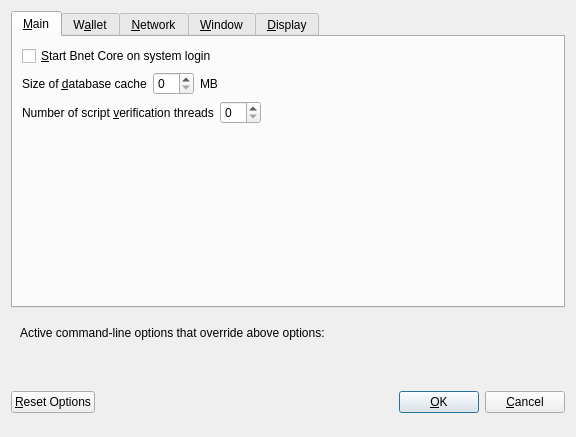
<?xml version="1.0" encoding="UTF-8"?>
<ui version="4.0">
 <class>OptionsDialog</class>
 <widget class="QDialog" name="OptionsDialog">
  <property name="geometry">
   <rect>
    <x>0</x>
    <y>0</y>
    <width>576</width>
    <height>402</height>
   </rect>
  </property>
  <property name="windowTitle">
   <string>Options</string>
  </property>
  <property name="modal">
   <bool>true</bool>
  </property>
  <layout class="QVBoxLayout" name="verticalLayout">
   <item>
    <widget class="QTabWidget" name="tabWidget">
     <property name="currentIndex">
      <number>0</number>
     </property>
     <widget class="QWidget" name="tabMain">
      <attribute name="title">
       <string>&amp;Main</string>
      </attribute>
      <layout class="QVBoxLayout" name="verticalLayout_Main">
       <item>
        <widget class="QCheckBox" name="bitcoinAtStartup">
         <property name="toolTip">
          <string>Automatically start Bnet Core after logging in to the system.</string>
         </property>
         <property name="text">
          <string>&amp;Start Bnet Core on system login</string>
         </property>
        </widget>
       </item>
       <item>
        <layout class="QHBoxLayout" name="horizontalLayout_2_Main">
         <item>
          <widget class="QLabel" name="databaseCacheLabel">
           <property name="text">
            <string>Size of &amp;database cache</string>
           </property>
           <property name="textFormat">
            <enum>Qt::PlainText</enum>
           </property>
           <property name="buddy">
            <cstring>databaseCache</cstring>
           </property>
          </widget>
         </item>
         <item>
          <widget class="QSpinBox" name="databaseCache"/>
         </item>
         <item>
          <widget class="QLabel" name="databaseCacheUnitLabel">
           <property name="text">
            <string>MB</string>
           </property>
           <property name="textFormat">
            <enum>Qt::PlainText</enum>
           </property>
          </widget>
         </item>
         <item>
          <spacer name="horizontalSpacer_2_Main">
           <property name="orientation">
            <enum>Qt::Horizontal</enum>
           </property>
           <property name="sizeHint" stdset="0">
            <size>
             <width>40</width>
             <height>20</height>
            </size>
           </property>
          </spacer>
         </item>
        </layout>
       </item>
       <item>
        <layout class="QHBoxLayout" name="horizontalLayout_3_Main">
         <item>
          <widget class="QLabel" name="threadsScriptVerifLabel">
           <property name="text">
            <string>Number of script &amp;verification threads</string>
           </property>
           <property name="textFormat">
            <enum>Qt::PlainText</enum>
           </property>
           <property name="buddy">
            <cstring>threadsScriptVerif</cstring>
           </property>
          </widget>
         </item>
         <item>
          <widget class="QSpinBox" name="threadsScriptVerif">
           <property name="toolTip">
            <string>(0 = auto, &lt;0 = leave that many cores free)</string>
           </property>
          </widget>
         </item>
         <item>
          <spacer name="horizontalSpacer_3_Main">
           <property name="orientation">
            <enum>Qt::Horizontal</enum>
           </property>
           <property name="sizeHint" stdset="0">
            <size>
             <width>40</width>
             <height>20</height>
            </size>
           </property>
          </spacer>
         </item>
        </layout>
       </item>
       <item>
        <spacer name="verticalSpacer_Main">
         <property name="orientation">
          <enum>Qt::Vertical</enum>
         </property>
         <property name="sizeHint" stdset="0">
          <size>
           <width>20</width>
           <height>40</height>
          </size>
         </property>
        </spacer>
       </item>
      </layout>
     </widget>
     <widget class="QWidget" name="tabWallet">
      <attribute name="title">
       <string>W&amp;allet</string>
      </attribute>
      <layout class="QVBoxLayout" name="verticalLayout_Wallet">
       <item>
        <widget class="QGroupBox" name="groupBox">
         <property name="title">
          <string>Expert</string>
         </property>
         <layout class="QVBoxLayout" name="verticalLayout_2">
          <item>
           <widget class="QCheckBox" name="coinControlFeatures">
            <property name="toolTip">
             <string>Whether to show coin control features or not.</string>
            </property>
            <property name="text">
             <string>Enable coin &amp;control features</string>
            </property>
           </widget>
          </item>
          <item>
           <widget class="QCheckBox" name="showMasternodesTab">
            <property name="toolTip">
             <string>Show additional tab listing all your masternodes in first sub-tab&lt;br/&gt;and all masternodes on the network in second sub-tab.</string>
            </property>
            <property name="text">
             <string>Show Masternodes Tab</string>
            </property>
           </widget>
          </item>
          <item>
           <widget class="QCheckBox" name="showAdvancedPSUI">
            <property name="toolTip">
             <string>Show additional information and buttons for PrivateSend on overview screen.</string>
            </property>
            <property name="text">
             <string>Enable advanced PrivateSend interface</string>
            </property>
           </widget>
          </item>
          <item>
           <widget class="QCheckBox" name="lowKeysWarning">
            <property name="toolTip">
             <string>Show warning dialog when PrivateSend detects that wallet has very low number of keys left.</string>
            </property>
            <property name="text">
             <string>Warn if PrivateSend is running out of keys</string>
            </property>
           </widget>
          </item>
          <item>
           <widget class="QCheckBox" name="privateSendMultiSession">
            <property name="toolTip">
             <string>Whether to use experimental PrivateSend mode with multiple mixing sessions per block.&lt;br/&gt;Note: You must use this feature carefully.&lt;br/&gt;Make sure you always have recent wallet (auto)backup in a safe place!</string>
            </property>
            <property name="text">
             <string>Enable PrivateSend &amp;multi-session</string>
            </property>
           </widget>
          </item>
          <item>
           <widget class="QCheckBox" name="spendZeroConfChange">
            <property name="toolTip">
             <string>If you disable the spending of unconfirmed change, the change from a transaction&lt;br/&gt;cannot be used until that transaction has at least one confirmation.&lt;br/&gt;This also affects how your balance is computed.</string>
            </property>
            <property name="text">
             <string>&amp;Spend unconfirmed change</string>
            </property>
           </widget>
          </item>
         </layout>
        </widget>
       </item>
       <item>
        <layout class="QHBoxLayout" name="horizontalLayout_4_Wallet">
         <item>
          <widget class="QLabel" name="label">
           <property name="toolTip">
            <string>This setting determines the amount of individual masternodes that an input will be anonymized through.&lt;br/&gt;More rounds of anonymization gives a higher degree of privacy, but also costs more in fees.</string>
           </property>
           <property name="text">
            <string>PrivateSend rounds to use</string>
           </property>
          </widget>
         </item>
         <item>
          <widget class="QSpinBox" name="privateSendRounds">
           <property name="minimum">
            <number>2</number>
           </property>
           <property name="maximum">
            <number>8</number>
           </property>
           <property name="value">
            <number>4</number>
           </property>
          </widget>
         </item>
        </layout>
       </item>
       <item>
        <layout class="QHBoxLayout" name="horizontalLayout">
         <item>
          <widget class="QLabel" name="label_2">
           <property name="toolTip">
            <string>This amount acts as a threshold to turn off PrivateSend once it's reached.</string>
           </property>
           <property name="statusTip">
            <string notr="true"/>
           </property>
           <property name="whatsThis">
            <string notr="true"/>
           </property>
           <property name="accessibleName">
            <string notr="true"/>
           </property>
           <property name="accessibleDescription">
            <string notr="true"/>
           </property>
           <property name="text">
            <string>Amount of Bnet to keep anonymized</string>
           </property>
          </widget>
         </item>
         <item>
          <widget class="QSpinBox" name="privateSendAmount">
           <property name="minimum">
            <number>2</number>
           </property>
           <property name="maximum">
            <number>2000</number>
           </property>
           <property name="singleStep">
            <number>10</number>
           </property>
           <property name="value">
            <number>1000</number>
           </property>
          </widget>
         </item>
        </layout>
       </item>
       <item>
        <spacer name="verticalSpacer_Wallet">
         <property name="orientation">
          <enum>Qt::Vertical</enum>
         </property>
         <property name="sizeHint" stdset="0">
          <size>
           <width>20</width>
           <height>40</height>
          </size>
         </property>
        </spacer>
       </item>
      </layout>
     </widget>
     <widget class="QWidget" name="tabNetwork">
      <attribute name="title">
       <string>&amp;Network</string>
      </attribute>
      <layout class="QVBoxLayout" name="verticalLayout_Network">
       <item>
        <widget class="QCheckBox" name="mapPortUpnp">
         <property name="toolTip">
          <string>Automatically open the Bnet Core client port on the router. This only works when your router supports UPnP and it is enabled.</string>
         </property>
         <property name="text">
          <string>Map port using &amp;UPnP</string>
         </property>
        </widget>
       </item>
       <item>
        <widget class="QCheckBox" name="allowIncoming">
         <property name="toolTip">
          <string>Accept connections from outside</string>
         </property>
         <property name="text">
          <string>Allow incoming connections</string>
         </property>
        </widget>
       </item>
       <item>
        <widget class="QCheckBox" name="connectSocks">
         <property name="toolTip">
          <string>Connect to the Bnet network through a SOCKS5 proxy.</string>
         </property>
         <property name="text">
          <string>&amp;Connect through SOCKS5 proxy (default proxy):</string>
         </property>
        </widget>
       </item>
       <item>
        <layout class="QHBoxLayout" name="horizontalLayout_1_Network">
         <item>
          <widget class="QLabel" name="proxyIpLabel">
           <property name="text">
            <string>Proxy &amp;IP:</string>
           </property>
           <property name="textFormat">
            <enum>Qt::PlainText</enum>
           </property>
           <property name="buddy">
            <cstring>proxyIp</cstring>
           </property>
          </widget>
         </item>
         <item>
          <widget class="QValidatedLineEdit" name="proxyIp">
           <property name="minimumSize">
            <size>
             <width>140</width>
             <height>0</height>
            </size>
           </property>
           <property name="maximumSize">
            <size>
             <width>140</width>
             <height>16777215</height>
            </size>
           </property>
           <property name="toolTip">
            <string>IP address of the proxy (e.g. IPv4: 127.0.0.1 / IPv6: ::1)</string>
           </property>
          </widget>
         </item>
         <item>
          <widget class="QLabel" name="proxyPortLabel">
           <property name="text">
            <string>&amp;Port:</string>
           </property>
           <property name="textFormat">
            <enum>Qt::PlainText</enum>
           </property>
           <property name="buddy">
            <cstring>proxyPort</cstring>
           </property>
          </widget>
         </item>
         <item>
          <widget class="QLineEdit" name="proxyPort">
           <property name="minimumSize">
            <size>
             <width>55</width>
             <height>0</height>
            </size>
           </property>
           <property name="maximumSize">
            <size>
             <width>55</width>
             <height>16777215</height>
            </size>
           </property>
           <property name="toolTip">
            <string>Port of the proxy (e.g. 9050)</string>
           </property>
          </widget>
         </item>
         <item>
          <spacer name="horizontalSpacer_1_Network">
           <property name="orientation">
            <enum>Qt::Horizontal</enum>
           </property>
           <property name="sizeHint" stdset="0">
            <size>
             <width>40</width>
             <height>20</height>
            </size>
           </property>
          </spacer>
         </item>
        </layout>
       </item>
       <item>
        <layout class="QHBoxLayout" name="horizontalLayout_2_Network">
         <item>
          <widget class="QLabel" name="proxyActiveNets">
           <property name="text">
            <string>Used for reaching peers via:</string>
           </property>
           <property name="textFormat">
            <enum>Qt::PlainText</enum>
           </property>
          </widget>
         </item>
         <item>
          <widget class="QCheckBox" name="proxyReachIPv4">
           <property name="enabled">
            <bool>false</bool>
           </property>
           <property name="toolTip">
            <string>Shows, if the supplied default SOCKS5 proxy is used to reach peers via this network type.</string>
           </property>
           <property name="text">
            <string/>
           </property>
          </widget>
         </item>
         <item>
          <widget class="QLabel" name="proxyReachIPv4Label">
           <property name="text">
            <string>IPv4</string>
           </property>
           <property name="textFormat">
            <enum>Qt::PlainText</enum>
           </property>
          </widget>
         </item>
         <item>
          <widget class="QCheckBox" name="proxyReachIPv6">
           <property name="enabled">
            <bool>false</bool>
           </property>
           <property name="toolTip">
            <string>Shows, if the supplied default SOCKS5 proxy is used to reach peers via this network type.</string>
           </property>
           <property name="text">
            <string/>
           </property>
          </widget>
         </item>
         <item>
          <widget class="QLabel" name="proxyReachIPv6Label">
           <property name="text">
            <string>IPv6</string>
           </property>
           <property name="textFormat">
            <enum>Qt::PlainText</enum>
           </property>
          </widget>
         </item>
         <item>
          <widget class="QCheckBox" name="proxyReachTor">
           <property name="enabled">
            <bool>false</bool>
           </property>
           <property name="toolTip">
            <string>Shows, if the supplied default SOCKS5 proxy is used to reach peers via this network type.</string>
           </property>
           <property name="text">
            <string/>
           </property>
          </widget>
         </item>
         <item>
          <widget class="QLabel" name="proxyReachTorLabel">
           <property name="text">
            <string>Tor</string>
           </property>
           <property name="textFormat">
            <enum>Qt::PlainText</enum>
           </property>
          </widget>
         </item>
         <item>
          <spacer name="horizontalSpacer_2_Network">
           <property name="orientation">
            <enum>Qt::Horizontal</enum>
           </property>
           <property name="sizeHint" stdset="0">
            <size>
             <width>40</width>
             <height>20</height>
            </size>
           </property>
          </spacer>
         </item>
        </layout>
       </item>
       <item>
        <widget class="QCheckBox" name="connectSocksTor">
         <property name="toolTip">
          <string>Connect to the Bitcoin network through a separate SOCKS5 proxy for Tor hidden services.</string>
         </property>
         <property name="text">
          <string>Use separate SOCKS5 proxy to reach peers via Tor hidden services:</string>
         </property>
        </widget>
       </item>
       <item>
        <layout class="QHBoxLayout" name="horizontalLayout_3_Network">
         <item>
          <widget class="QLabel" name="proxyIpTorLabel">
           <property name="text">
            <string>Proxy &amp;IP:</string>
           </property>
           <property name="textFormat">
            <enum>Qt::PlainText</enum>
           </property>
           <property name="buddy">
            <cstring>proxyIpTor</cstring>
           </property>
          </widget>
         </item>
         <item>
          <widget class="QValidatedLineEdit" name="proxyIpTor">
           <property name="minimumSize">
            <size>
             <width>140</width>
             <height>0</height>
            </size>
           </property>
           <property name="maximumSize">
            <size>
             <width>140</width>
             <height>16777215</height>
            </size>
           </property>
           <property name="toolTip">
            <string>IP address of the proxy (e.g. IPv4: 127.0.0.1 / IPv6: ::1)</string>
           </property>
          </widget>
         </item>
         <item>
          <widget class="QLabel" name="proxyPortTorLabel">
           <property name="text">
            <string>&amp;Port:</string>
           </property>
           <property name="textFormat">
            <enum>Qt::PlainText</enum>
           </property>
           <property name="buddy">
            <cstring>proxyPortTor</cstring>
           </property>
          </widget>
         </item>
         <item>
          <widget class="QLineEdit" name="proxyPortTor">
           <property name="minimumSize">
            <size>
             <width>55</width>
             <height>0</height>
            </size>
           </property>
           <property name="maximumSize">
            <size>
             <width>55</width>
             <height>16777215</height>
            </size>
           </property>
           <property name="toolTip">
            <string>Port of the proxy (e.g. 9050)</string>
           </property>
          </widget>
         </item>
         <item>
          <spacer name="horizontalSpacer_4_Network">
           <property name="orientation">
            <enum>Qt::Horizontal</enum>
           </property>
           <property name="sizeHint" stdset="0">
            <size>
             <width>40</width>
             <height>20</height>
            </size>
           </property>
          </spacer>
         </item>
        </layout>
       </item>
       <item>
        <spacer name="verticalSpacer_Network">
         <property name="orientation">
          <enum>Qt::Vertical</enum>
         </property>
         <property name="sizeHint" stdset="0">
          <size>
           <width>20</width>
           <height>40</height>
          </size>
         </property>
        </spacer>
       </item>
      </layout>
     </widget>
     <widget class="QWidget" name="tabWindow">
      <attribute name="title">
       <string>&amp;Window</string>
      </attribute>
      <layout class="QVBoxLayout" name="verticalLayout_Window">
       <item>
        <widget class="QCheckBox" name="minimizeToTray">
         <property name="toolTip">
          <string>Show only a tray icon after minimizing the window.</string>
         </property>
         <property name="text">
          <string>&amp;Minimize to the tray instead of the taskbar</string>
         </property>
        </widget>
       </item>
       <item>
        <widget class="QCheckBox" name="minimizeOnClose">
         <property name="toolTip">
          <string>Minimize instead of exit the application when the window is closed. When this option is enabled, the application will be closed only after selecting Exit in the menu.</string>
         </property>
         <property name="text">
          <string>M&amp;inimize on close</string>
         </property>
        </widget>
       </item>
       <item>
        <spacer name="verticalSpacer_Window">
         <property name="orientation">
          <enum>Qt::Vertical</enum>
         </property>
         <property name="sizeHint" stdset="0">
          <size>
           <width>20</width>
           <height>40</height>
          </size>
         </property>
        </spacer>
       </item>
      </layout>
     </widget>
     <widget class="QWidget" name="tabDisplay">
      <attribute name="title">
       <string>&amp;Display</string>
      </attribute>
      <layout class="QVBoxLayout" name="verticalLayout_Display">
       <item>
        <layout class="QHBoxLayout" name="horizontalLayout_1_Display">
         <item>
          <widget class="QLabel" name="langLabel">
           <property name="text">
            <string>User Interface &amp;language:</string>
           </property>
           <property name="textFormat">
            <enum>Qt::PlainText</enum>
           </property>
           <property name="buddy">
            <cstring>lang</cstring>
           </property>
          </widget>
         </item>
         <item>
          <widget class="QValueComboBox" name="lang">
           <property name="toolTip">
            <string>The user interface language can be set here. This setting will take effect after restarting Bnet Core.</string>
           </property>
          </widget>
         </item>
        </layout>
       </item>
       <item>
        <widget class="QLabel" name="label_3">
         <property name="toolTip">
          <string notr="true"/>
         </property>
         <property name="statusTip">
          <string notr="true"/>
         </property>
         <property name="whatsThis">
          <string notr="true"/>
         </property>
         <property name="accessibleName">
          <string notr="true"/>
         </property>
         <property name="text">
          <string>Language missing or translation incomplete? Help contributing translations here:
https://www.transifex.com/projects/p/bnet/</string>
         </property>
         <property name="wordWrap">
          <bool>true</bool>
         </property>
         <property name="openExternalLinks">
          <bool>true</bool>
         </property>
         <property name="textInteractionFlags">
          <set>Qt::TextBrowserInteraction</set>
         </property>
        </widget>
       </item>
       <item>
        <layout class="QHBoxLayout" name="horizontalLayout_4_Display" stretch="0,0">
         <item>
          <widget class="QLabel" name="themeLabel">
           <property name="text">
            <string>User Interface Theme:</string>
           </property>
          </widget>
         </item>
         <item>
          <widget class="QValueComboBox" name="theme"/>
         </item>
        </layout>
       </item>
       <item>
        <widget class="Line" name="line">
         <property name="orientation">
          <enum>Qt::Horizontal</enum>
         </property>
        </widget>
       </item>
       <item>
        <layout class="QHBoxLayout" name="horizontalLayout_2_Display">
         <item>
          <widget class="QLabel" name="unitLabel">
           <property name="text">
            <string>&amp;Unit to show amounts in:</string>
           </property>
           <property name="textFormat">
            <enum>Qt::PlainText</enum>
           </property>
           <property name="buddy">
            <cstring>unit</cstring>
           </property>
          </widget>
         </item>
         <item>
          <widget class="QValueComboBox" name="unit">
           <property name="toolTip">
            <string>Choose the default subdivision unit to show in the interface and when sending coins.</string>
           </property>
          </widget>
         </item>
        </layout>
       </item>
       <item>
        <layout class="QHBoxLayout" name="horizontalLayout_5_Display">
         <item>
          <widget class="QLabel" name="digitsLabel">
           <property name="text">
            <string>Decimal digits</string>
           </property>
          </widget>
         </item>
         <item>
          <widget class="QValueComboBox" name="digits"/>
         </item>
        </layout>
       </item>
       <item>
        <layout class="QHBoxLayout" name="horizontalLayout_3_Display">
         <item>
          <widget class="QLabel" name="thirdPartyTxUrlsLabel">
           <property name="toolTip">
            <string>Third party URLs (e.g. a block explorer) that appear in the transactions tab as context menu items.&lt;br/&gt;%s in the URL is replaced by transaction hash. Multiple URLs are separated by vertical bar |.</string>
           </property>
           <property name="text">
            <string>Third party transaction URLs</string>
           </property>
           <property name="buddy">
            <cstring>thirdPartyTxUrls</cstring>
           </property>
          </widget>
         </item>
         <item>
          <widget class="QLineEdit" name="thirdPartyTxUrls">
           <property name="toolTip">
            <string>Third party URLs (e.g. a block explorer) that appear in the transactions tab as context menu items.&lt;br/&gt;%s in the URL is replaced by transaction hash. Multiple URLs are separated by vertical bar |.</string>
           </property>
          </widget>
         </item>
        </layout>
       </item>
       <item>
        <spacer name="verticalSpacer">
         <property name="orientation">
          <enum>Qt::Vertical</enum>
         </property>
         <property name="sizeHint" stdset="0">
          <size>
           <width>20</width>
           <height>40</height>
          </size>
         </property>
        </spacer>
       </item>
      </layout>
     </widget>
    </widget>
   </item>
   <item>
    <widget class="QFrame" name="frame">
     <layout class="QVBoxLayout" name="verticalLayout_Bottom">
      <item>
       <layout class="QHBoxLayout" name="horizontalLayout_Bottom">
        <item>
         <widget class="QLabel" name="overriddenByCommandLineInfoLabel">
          <property name="text">
           <string>Active command-line options that override above options:</string>
          </property>
          <property name="textFormat">
           <enum>Qt::PlainText</enum>
          </property>
         </widget>
        </item>
        <item>
         <spacer name="horizontalSpacer_Bottom">
          <property name="orientation">
           <enum>Qt::Horizontal</enum>
          </property>
          <property name="sizeHint" stdset="0">
           <size>
            <width>40</width>
            <height>20</height>
           </size>
          </property>
         </spacer>
        </item>
       </layout>
      </item>
      <item>
       <widget class="QLabel" name="overriddenByCommandLineLabel">
        <property name="text">
         <string/>
        </property>
        <property name="textFormat">
         <enum>Qt::PlainText</enum>
        </property>
        <property name="wordWrap">
         <bool>true</bool>
        </property>
       </widget>
      </item>
     </layout>
    </widget>
   </item>
   <item>
    <layout class="QHBoxLayout" name="horizontalLayout_Buttons">
     <item>
      <widget class="QPushButton" name="resetButton">
       <property name="toolTip">
        <string>Reset all client options to default.</string>
       </property>
       <property name="text">
        <string>&amp;Reset Options</string>
       </property>
       <property name="autoDefault">
        <bool>false</bool>
       </property>
      </widget>
     </item>
     <item>
      <spacer name="horizontalSpacer_1">
       <property name="orientation">
        <enum>Qt::Horizontal</enum>
       </property>
       <property name="sizeHint" stdset="0">
        <size>
         <width>40</width>
         <height>48</height>
        </size>
       </property>
      </spacer>
     </item>
     <item>
      <widget class="QLabel" name="statusLabel">
       <property name="minimumSize">
        <size>
         <width>200</width>
         <height>0</height>
        </size>
       </property>
       <property name="font">
        <font>
         <weight>75</weight>
         <bold>true</bold>
        </font>
       </property>
       <property name="text">
        <string/>
       </property>
       <property name="textFormat">
        <enum>Qt::PlainText</enum>
       </property>
       <property name="wordWrap">
        <bool>true</bool>
       </property>
      </widget>
     </item>
     <item>
      <spacer name="horizontalSpacer_2">
       <property name="orientation">
        <enum>Qt::Horizontal</enum>
       </property>
       <property name="sizeHint" stdset="0">
        <size>
         <width>40</width>
         <height>48</height>
        </size>
       </property>
      </spacer>
     </item>
     <item>
      <widget class="QPushButton" name="okButton">
       <property name="text">
        <string>&amp;OK</string>
       </property>
       <property name="autoDefault">
        <bool>false</bool>
       </property>
       <property name="default">
        <bool>true</bool>
       </property>
      </widget>
     </item>
     <item>
      <widget class="QPushButton" name="cancelButton">
       <property name="text">
        <string>&amp;Cancel</string>
       </property>
       <property name="autoDefault">
        <bool>false</bool>
       </property>
      </widget>
     </item>
    </layout>
   </item>
  </layout>
 </widget>
 <customwidgets>
  <customwidget>
   <class>QValidatedLineEdit</class>
   <extends>QLineEdit</extends>
   <header>qvalidatedlineedit.h</header>
  </customwidget>
  <customwidget>
   <class>QValueComboBox</class>
   <extends>QComboBox</extends>
   <header>qvaluecombobox.h</header>
  </customwidget>
 </customwidgets>
 <resources/>
 <connections/>
</ui>
